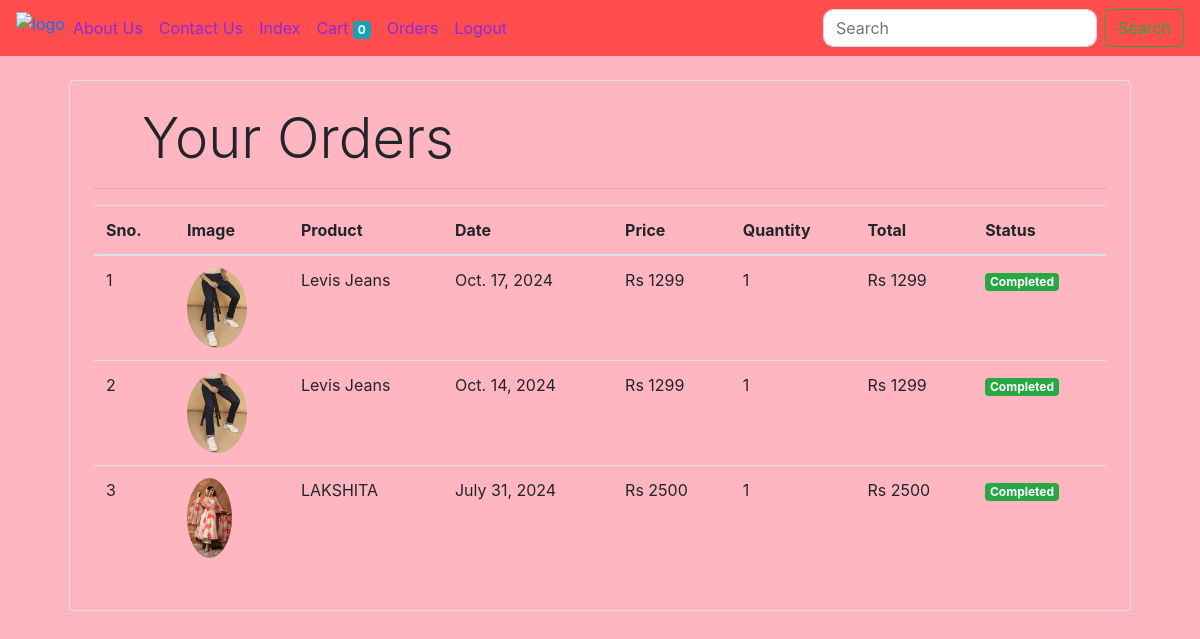
/orders (signed in), run on the app's committed database.
### store/models.py (models this page shows, shortened)
class Order(models.Model):
    product = models.ForeignKey(Products, on_delete=models.CASCADE)
    customer = models.ForeignKey(Customer, on_delete=models.CASCADE)
    quantity = models.IntegerField(default=1)#field
    price = models.IntegerField()
    address = models.CharField(max_length=50, default='', blank=True)
    phone = models.CharField(max_length=50, default='', blank=True)
    date = models.DateField(default=datetime.datetime.today)
    status = models.BooleanField(default=False)
    @staticmethod
    def get_orders_by_customer(customer_id):#1
        return Order.objects.filter(customer=customer_id).order_by('-date')

class Products(models.Model):
    name = models.CharField(max_length=60)
    category = models.ForeignKey(Category,on_delete=models.CASCADE, default=1)
    price = models.IntegerField(default=0)
    description = models.CharField(max_length=250, default='',blank=True, null=True)
    image = models.ImageField(upload_to='upolads/products/')

### store/orders.py (the view)
# urls.py: path('orders',OrderView.as_view(),name="checkout"),
class OrderView(View):
    def get(self , request ):
        customer = request.session.get('id')
        orders = Order.get_orders_by_customer(customer)
        print(orders)
        return render(request , 'orders.html'  , {'orders' : orders})

### store/templatetags/custom_filters.py (called while the page is built)
@register.filter(name='currency')
def currency(number):
    return "Rs "+str(number)

@register.filter(name='multiply')
def multiply(number , number1):
    return number * number1

### store/templates/orders.html
{% extends 'base.html' %}
{% block body %}
{% load cart %}
{% load custom_filters %}
<div class="container">
   <div class="border rounded p-4 m-4">
        <p class="display-4 pl-4 ml-4">Your Orders</p>
        <hr>
        <table class="table">
            <thead>
                <tr>
                    <th>Sno.</th>
                    <th>Image</th>
                    <th>Product</th>
                    <th>Date</th>
                    <th>Price</th>
                    <th>Quantity</th>
                    <th>Total</th>
                    <th>Status</th>
                </tr>
            </thead>
            <tbody>
                {% for order in orders %}
                <tr>
                    <td>{{forloop.counter}}</td>
                    <td><img style="height: 80px;" class="rounded-circle" src="{{order.product.image.url}}" alt=""></td>
                    <td>{{order.product.name}}</td>
                    <td>{{order.date}}</td>
                    <td>{{order.price|currency}}</td>
                    <td>{{order.quantity}}</td>
                    <td>{{order.quantity|multiply:order.price|currency}}</td>
                    {% if order.status %}
                    <td><small class="badge badge-success">Completed</small></td>
                    {%else%}
                    <td><small class="badge badge-warning">Pending</small></td>
                    {% endif %}
                </tr>
                {% endfor %}
            </tbody>
        </table>
   </div>
</div>
{% endblock %}

### store/static/css/main.css (style rules this page uses)
body { background-color:lightpink; }
* { -webkit-box-sizing: border-box; -moz-box-sizing: border-box; box-sizing: border-box }
p { margin: 0 0 10px }

### store/static/css/contact.css (style rules this page uses)
div { margin: 0; padding: 0; border: 0; outline: 0; font-size: 100%; vertical-align: baseline; background: transparent; }

### data on the page
Order: product.image (picture), product.name "Levis Jeans", date "Oct. 17, 2024", price "Rs 1299", quantity "1", quantity|multiply "Rs 1299", status "Completed"
Order: product.image (picture), product.name "Levis Jeans", date "Oct. 14, 2024", price "Rs 1299", quantity "1", quantity|multiply "Rs 1299", status "Completed"
Order: product.image (picture), product.name "LAKSHITA", date "July 31, 2024", price "Rs 2500", quantity "1", quantity|multiply "Rs 2500", status "Completed"

### other printed values
{{ request.session.cart.keys|length }} "0"
